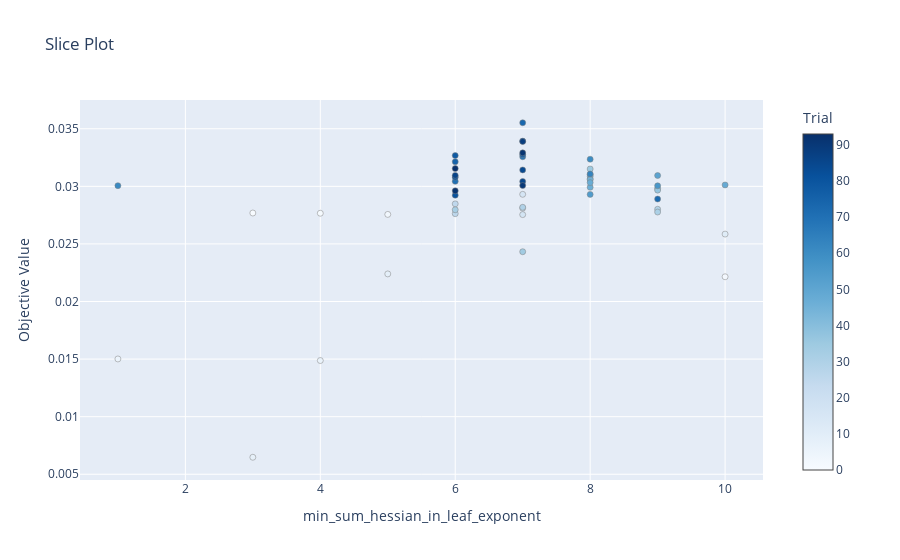
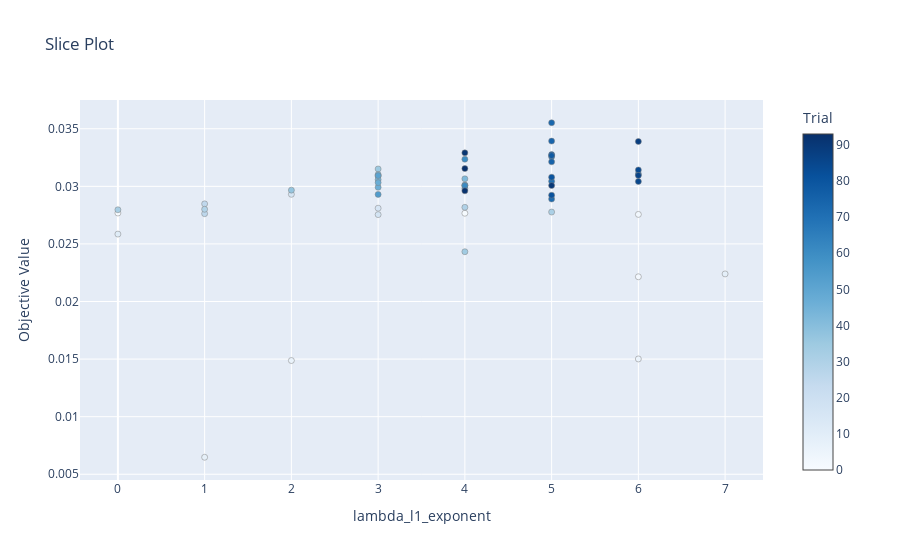
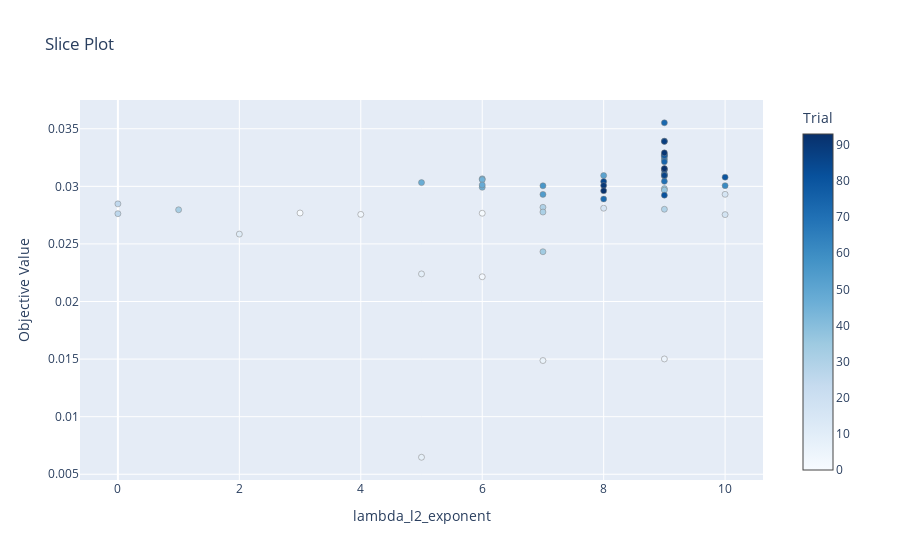
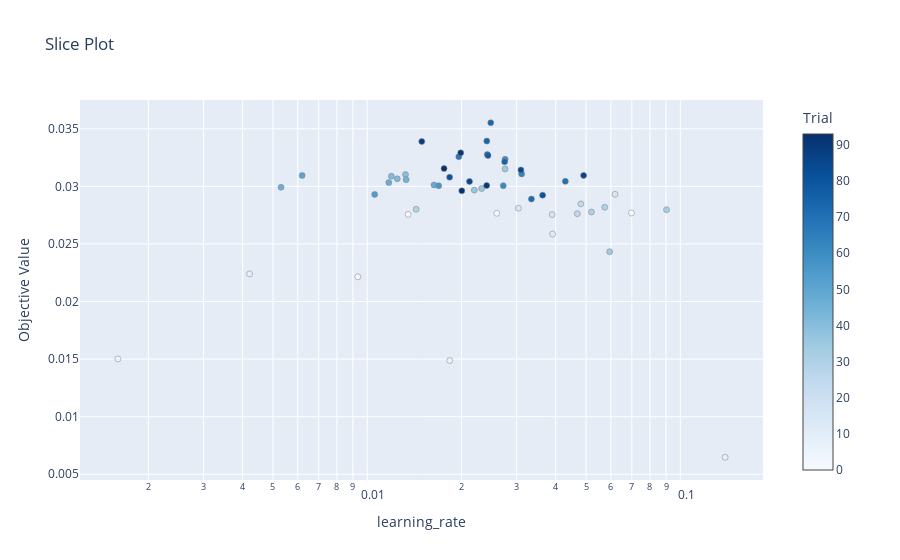

These figures' notebook cell, in order:
### Code cell
# visualise result
for param in study.best_params.keys():
    optuna.visualization.plot_slice(study, params=[param]).show()
